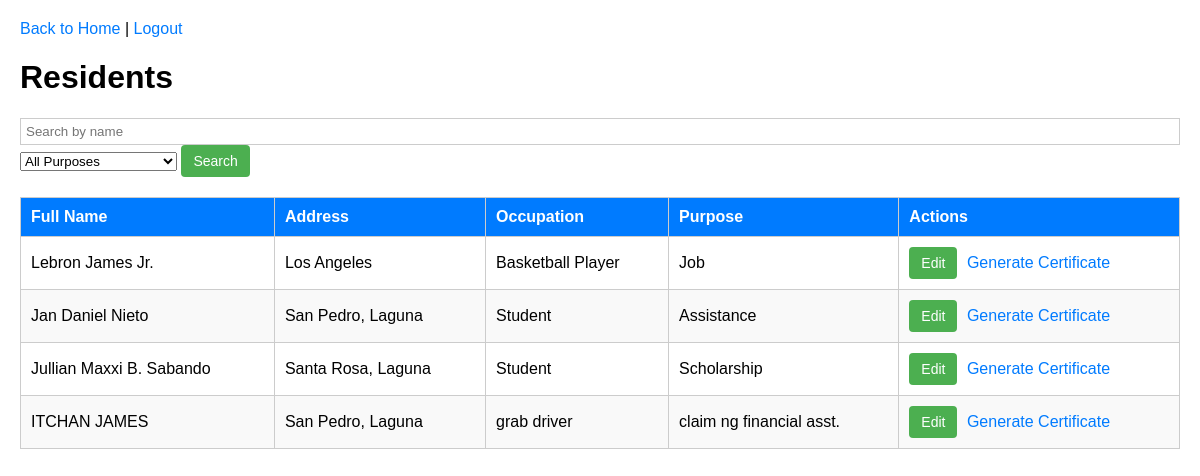
/residents, run on an earlier commit of the app's database.
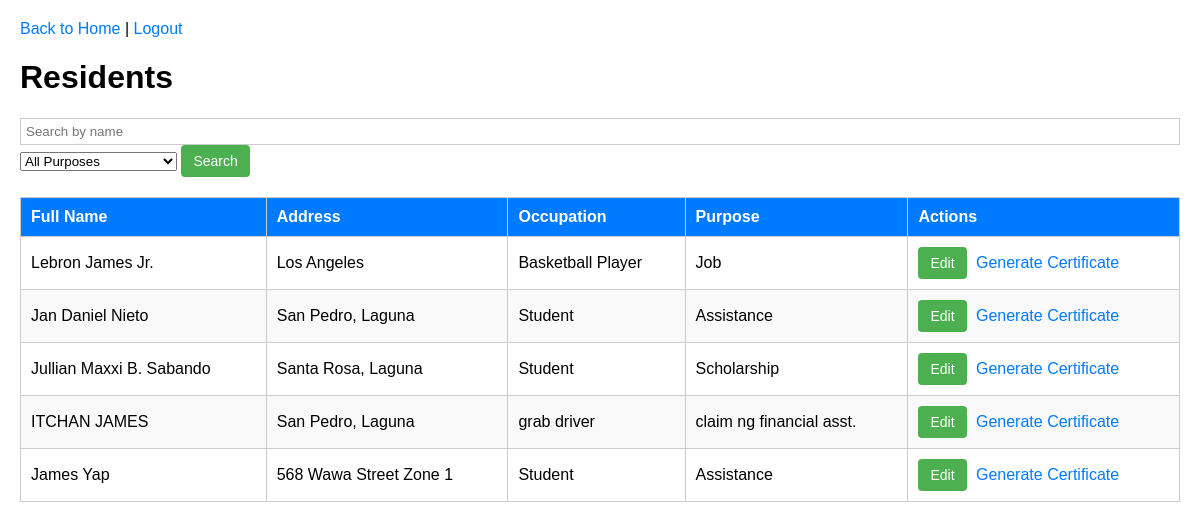
And on a later commit of the database.
### app.py (models this page shows, shortened)
class Resident(db.Model):
    id = db.Column(db.Integer, primary_key=True)
    full_name = db.Column(db.String(100), nullable=False)
    address = db.Column(db.String(200), nullable=False)
    occupation = db.Column(db.String(100), nullable=False)
    purpose = db.Column(db.String(200), nullable=False)
    date_requested = db.Column(db.DateTime, nullable=False, default=datetime.utcnow)
    date_issued = db.Column(db.DateTime)
    status = db.Column(db.String(20), default='pending')  # 'pending', 'approved', 'rejected'

### app.py (the view)
@app.route('/residents', methods=['GET'])
def index():
    query = request.args.get('query', '')
    purpose_filter = request.args.get('purpose', '')
    residents = Resident.query.filter_by(status="approved")
    if query:
        residents = residents.filter(Resident.full_name.contains(query))
    if purpose_filter:
        residents = residents.filter(Resident.purpose == purpose_filter)
    residents = residents.all()
    purposes = [purpose[0] for purpose in db.session.query(Resident.purpose).distinct().all()]
    return render_template(
        'index.html',
        residents=residents,
        query=query,
        purpose_filter=purpose_filter,
        purposes=purposes,
    )

### app.py (called while the page is built)
@app.before_request
def restrict_access():
    if current_user.is_authenticated:
        restricted_routes = {
            'admin': [],
            'user': ['delete_resident', 'manage_users'],
        }
        if current_user.role not in restricted_routes:
            return
        if request.endpoint in restricted_routes.get(current_user.role, []):
            flash('You are not authorized to access this page.', 'danger')
            return redirect(url_for('home_screen'))

### templates/index.html (shortened to what this page needs)
<!DOCTYPE html>
<html lang="en">
<head>
</head>
<body>
    <div class="header">
        <a href="{{ url_for('home_screen') }}">Back to Home</a> |
        <a href="{{ url_for('logout') }}">Logout</a>
    </div>
    <h1>Residents</h1>
    <form method="GET" action="{{ url_for('index') }}">
        <input type="text" name="query" placeholder="Search by name" value="{{ query }}">
        <select name="purpose">
            <option value="">All Purposes</option>
        </select>
        <button type="submit">Search</button>
    </form>
    <table>
        <thead>
            <tr>
                <th>Full Name</th>
                <th>Address</th>
                <th>Occupation</th>
                <th>Purpose</th>
                <th>Actions</th>
            </tr>
        </thead>
        <tbody id="resident-table">
            {% for resident in residents %}
            <tr id="row-{{ resident.id }}">
                <td>
                    <span class="view-mode">{{ resident.full_name }}</span>
                </td>
                <td>
                    <span class="view-mode">{{ resident.address }}</span>
                </td>
                <td>
                    <span class="view-mode">{{ resident.occupation }}</span>
                </td>
                <td>
                    <span class="view-mode">{{ resident.purpose }}</span>
                </td>
                <td>
                    <button class="edit-btn" onclick="editRow({{ resident.id }})">Edit</button>
                    <a href="{{ url_for('generate', id=resident.id) }}">Generate Certificate</a>
                </td>
            </tr>
            {% endfor %}
        </tbody>
    </table>
</body>
</html>

### templates/index.html (style rules this page uses)
a { text-decoration: none; color: #007BFF; }
body { font-family: Arial, sans-serif; margin: 20px; }
button { padding: 8px 12px; background-color: #4CAF50; color: white; border: none; border-radius: 4px; cursor: pointer; font-size: 14px; }
table { width: 100%; border-collapse: collapse; margin-top: 20px; }
th, td { border: 1px solid #ccc; padding: 10px; text-align: left; }
th { background-color: #007BFF; color: white; }
tr:nth-child(even) { background-color: #f9f9f9; }
input[type="text"] { padding: 5px; border: 1px solid #ccc; width: 100%; box-sizing: border-box; }
.edit-btn, .save-btn { margin-right: 5px; }

What changed in the data, as far as the page shows it:
added Resident: full_name "James Yap", address "568 Wawa Street Zone 1", occupation "Student", purpose "Assistance"
